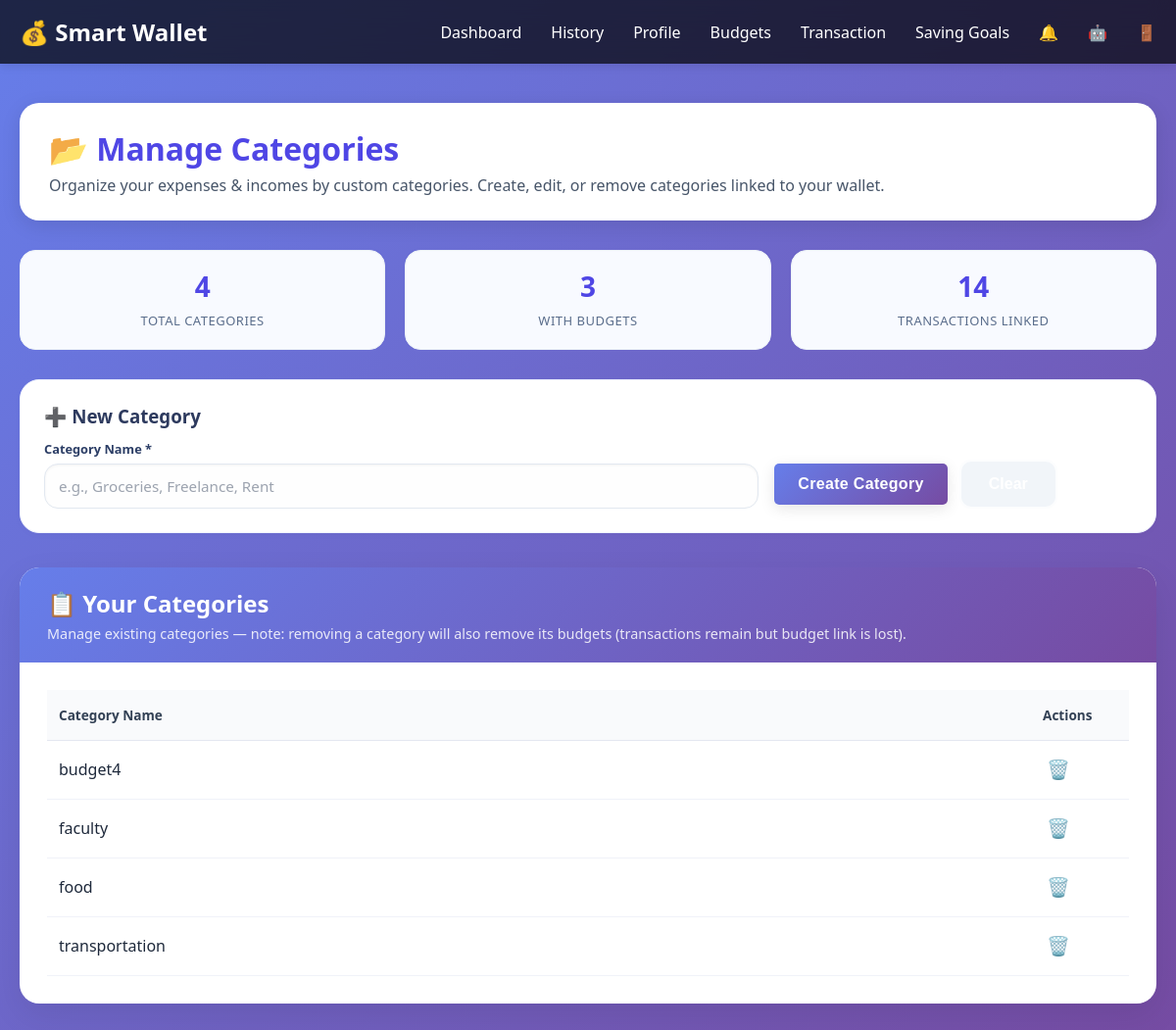
The page /transaction/categories/ (signed in) on the database its author committed.
### transactions/models.py (models this page shows, shortened)
class Category(models.Model):
    wallet = models.ForeignKey('user.Wallet', on_delete=models.CASCADE, related_name='categories')
    name = models.CharField(max_length=255)
    class Meta:
        unique_together = ('wallet', 'name')

### transactions/views.py (the view, shortened to what this page needs)
@login_required
def view_categories(request):
    user = request.user
    categories = trans_models.Category.objects.filter(wallet=user.wallet)
    context = {'cat' : categories}
    context['total_categories'] = trans_models.Category.objects.filter(wallet=request.user.wallet).count()
    wallet = user.wallet
    context['with_budgets'] = trans_models.Budget.objects.filter(
            wallet=wallet,
        ).aggregate(total=Count('id'))['total'] or 0
    context['cat_transactions'] = trans_models.Transaction.objects.filter(
            wallet=wallet,
            type='expense').aggregate(total=Count('id'))['total'] or 0
    return render(request,'categories.html',context)

### templates/categories.html (shortened to what this page needs)
<!DOCTYPE html>
{% load static %}
<html lang="en">
<head>
    <link rel="stylesheet" href="{% static 'css/style.css' %}">
</head>
<body id="settings-body" style="background: linear-gradient(135deg, #667eea 0%, #764ba2 100%);">
    <header id="settings-header">
        <nav id="user-home-nav">
            <div class="logo">💰 Smart Wallet</div>
            <ul class="nav-links">
                <li><a href="{% url 'home' %}">Dashboard</a></li>
                <li><a href="{% url 'transactions' %}">History</a></li>
                <li><a href="{% url 'profile' %}">Profile</a></li>
                <li><a href="{% url 'budget' %}">Budgets</a></li>
                <li><a href="{% url 'add_transaction' %}">Transaction</a></li>
                <li><a href="{% url 'saving_goals' %}">Saving Goals</a></li>
                <li><a title="Notifications" href="{% url 'notifications' %}">🔔  </a></li>
                <li><a title="AI advisor" href="{% url 'advisor' %}">🤖 </a></li>
                <li><a title="logout" href="{% url 'logout' %}" >🚪</a></li>
            </ul>
        </nav>
    </header>
    <div class="category-container">
        <div class="welcome-section" style="background: white; border-radius: 20px; margin-bottom: 30px; padding: 25px 30px;">
            <h1 style="color: #4f46e5; margin-bottom: 5px;">📂 Manage Categories</h1>
            <p style="color: #475569;">Organize your expenses & incomes by custom categories. Create, edit, or remove categories linked to your wallet.</p>
        </div>
        <div class="cat-stats-grid">
            <div class="cat-stat-box">
                <div class="cat-stat-value" id="totalCategoriesCount">{{total_categories}}</div>
                <div class="cat-stat-label">Total Categories</div>
            </div>
            <div class="cat-stat-box">
                <div class="cat-stat-value" id="budgetCategoriesCount">{{with_budgets}}</div>
                <div class="cat-stat-label">With Budgets</div>
            </div>
            <div class="cat-stat-box">
                <div class="cat-stat-value" id="transactionsLinkedCount">{{cat_transactions}}</div>
                <div class="cat-stat-label">Transactions Linked</div>
            </div>
        </div>
        <div class="cat-form">
            <h3 style="margin-top: 0; margin-bottom: 12px; color: #2d3a5e;">➕ New Category</h3>
            <form id="categoryForm" method="post" action="">
                <div class="cat-form-inline">
                    <div class="cat-form-group">
                        <label for="categoryName">Category Name *</label>
                        <input type="text" id="categoryName" name="name" placeholder="e.g., Groceries, Freelance, Rent" required autocomplete="off">
                    </div>
                    <div class="cat-form-group" style="flex: 1; display: flex; align-items: center; gap: 12px;">
                        <button type="submit" name="add_category" class="btn btn-primary" style="background: linear-gradient(135deg, #667eea 0%, #764ba2 100%); padding: 12px 24px;">Create Category</button>
                        <button type="button" id="resetFormBtn" class="btn btn-secondary" style="background: #f1f5f9;">Clear</button>
                    </div>
                </div>
            </form>
        </div>
        <div class="category-card">
            <div class="category-card-header">
                <h2>📋 Your Categories</h2>
                <p>Manage existing categories — note: removing a category will also remove its budgets (transactions remain but budget link is lost).</p>
            </div>
            <div class="category-card-body">
                <table class="cat-table" id="categoriesTable">
                    <thead>
                        <tr>
                            <th>Category Name</th>
                            <th style="width: 100px;">Actions</th>
                        </tr>
                    </thead>
                    <tbody id="categoriesListBody">
                         {% for c in cat %}
                        <tr class="empty-cat-row">
                        <td>{{ c.name }}</td>
                        <td>
                            <form method="post" style="display:inline;">
                                <button
                                    type="submit"
                                    name="delete_category"
                                    class="icon-btn delete"
                                >
                                    🗑️
                                </button>
                            </form>
                        </td>
                    </tr>
                        {% endfor %}
                    </tbody>
                </table>
            </div>
        </div>
    </div>
</body>
</html>

### static/css/style.css (style rules this page uses)
* { margin: 0; padding: 0; box-sizing: border-box; }
#user-home-nav { max-width: 1200px; margin: 0 auto; padding: 0 20px; display: flex; justify-content: space-between; align-items: center; }
.logo { font-size: 24px; font-weight: bold; color: #fff; }
.nav-links { display: flex; gap: 30px; list-style: none; }
.nav-links a { color: #fff; text-decoration: none; transition: color 0.3s; }
.welcome-section { background: white; border-radius: 15px; padding: 30px; margin-bottom: 30px; box-shadow: 0 5px 20px rgba(0, 0, 0, 0.1); }
.welcome-section h1 { color: #667eea; margin-bottom: 10px; }
.welcome-section p { color: #666; font-size: 16px; }
#settings-body { font-family: 'Segoe UI', Tahoma, Geneva, Verdana, sans-serif; background: linear-gradient(135deg, #f7f3ff 0%, #eef2ff 100%); min-height: 100vh; color: #2f2f41; }
#settings-header, #report-header { background: rgba(255, 255, 255, 0.85); backdrop-filter: blur(12px); box-shadow: 0 10px 30px rgba(0, 0, 0, 0.08); position: sticky; top: 0; z-index: 10; }
.btn-primary { width: fit-content; padding: 15px 28px; border: none; border-radius: 14px; background: linear-gradient(135deg, #667eea 0%, #764ba2 100%); color: white; font-weight: 700; letter-spacing: 0.02em; cursor: pointer; transition: transform 0.2s, box-shadow 0.2s, opacity 0.2s; }
input[type="text"], input[type="email"], input[type="password"], input[type="number"], textarea, select, .form-input { width: 100%; padding: 14px 16px; border: 1px solid #e0e0e0; border-radius: 12px; font-size: 1rem; font-family: 'Segoe UI', Tahoma, Geneva, Verdana, sans-serif; color: #1f2937; background-color: #f9fafb; outline: none; transition: all 0.3s ease; box-shadow: inset 0 1px 3px rgba(0, 0, 0, 0.05); }
input[type="text"]::placeholder, input[type="email"]::placeholder, input[type="password"]::placeholder, input[type="number"]::placeholder, textarea::placeholder { color: #9ca3af; }
label { display: block; margin-bottom: 8px; font-weight: 500; color: #374151; font-size: 0.95rem; transition: color 0.2s; }
.btn-primary { background: white; color: #2563eb; padding: 14px 28px; border-radius: 12px; text-decoration: none; font-weight: 600; font-size: 1rem; transition: all 0.3s ease; box-shadow: 0 4px 15px rgba(0, 0, 0, 0.1); display: inline-block; }
.btn-secondary { background: transparent; color: white; padding: 14px 28px; border: 2px solid rgba(255, 255, 255, 0.8); border-radius: 12px; text-decoration: none; font-weight: 600; font-size: 1rem; transition: all 0.3s ease; }
#settings-body { font-family: 'Segoe UI', Tahoma, Geneva, Verdana, sans-serif; background: linear-gradient(135deg, #667eea 0%, #764ba2 100%); min-height: 100vh; color: #333; }
#settings-header { background-color: rgba(0, 0, 0, 0.7); padding: 1rem 0; box-shadow: 0 2px 10px rgba(0, 0, 0, 0.1); }
.btn-primary { background-color: #667eea; color: white; border: none; padding: 12px 24px; border-radius: 5px; cursor: pointer; font-size: 16px; transition: background-color 0.3s; }
table { width: 100%; border-collapse: collapse; }
th, td { padding: 12px; text-align: left; border-bottom: 1px solid #eee; }
th { background-color: #f8f9fa; font-weight: 600; color: #333; }

### rows shown on the page
Category: name "budget4"
Category: name "faculty"
Category: name "food"
Category: name "transportation"

### other values the page prints
{{ total_categories }} "4"
{{ with_budgets }} "3"
{{ cat_transactions }} "14"
